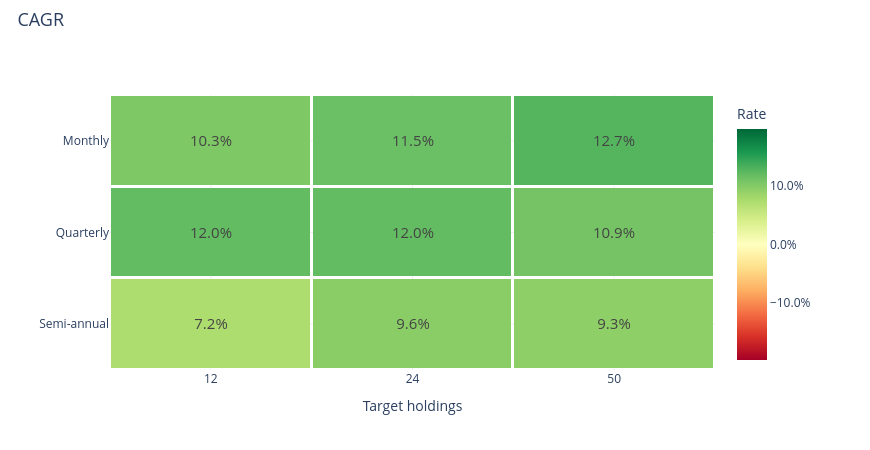

Notebook cell for this chart:
### Markdown cell above
### CAGR

### Code cell
research.heatmap('cagr')

### Figure 1 — Plotly figure (JSON) as saved in the notebook; plotly's stock layout.template omitted (floating-point values rounded to 4 significant figures)
{"data": [{"colorbar": {"tickformat": ".1%", "title": {"text": "Rate"}}, "colorscale": [[0.0, "rgb(165,0,38)"], [0.1, "rgb(215,48,39)"], [0.2, "rgb(244,109,67)"], [0.3, "rgb(253,174,97)"], [0.4, "rgb(254,224,139)"], [0.5, "rgb(255,255,191)"], [0.6, "rgb(217,239,139)"], [0.7, "rgb(166,217,106)"], [0.8, "rgb(102,189,99)"], [0.9, "rgb(26,152,80)"], [1.0, "rgb(0,104,55)"]], "text": [["10.3%", "11.5%", "12.7%"], ["12.0%", "12.0%", "10.9%"], ["7.2%", "9.6%", "9.3%"]], "textfont": {"size": 15}, "texttemplate": "%{text}", "type": "heatmap", "x": ["12", "24", "50"], "xgap": 3, "y": ["Monthly", "Quarterly", "Semi-annual"], "ygap": 3, "z": [[0.1031, 0.1153, 0.1269], [0.1201, 0.1198, 0.1092], [0.0724, 0.09626, 0.09318]], "zmax": 0.1971, "zmid": 0.0, "zmin": -0.1971}], "layout": {"height": 450, "hovermode": "closest", "legend": {"font": {"size": 12}, "itemclick": "toggle", "itemdoubleclick": "toggleothers", "x": 1.025, "y": 1}, "margin": {"b": 80, "l": 110, "r": 155, "t": 95}, "title": {"font": {"size": 18}, "text": "CAGR", "x": 0.02, "y": 0.97}, "width": 870, "xaxis": {"title": {"text": "Target holdings"}}, "yaxis": {"autorange": "reversed"}}}
